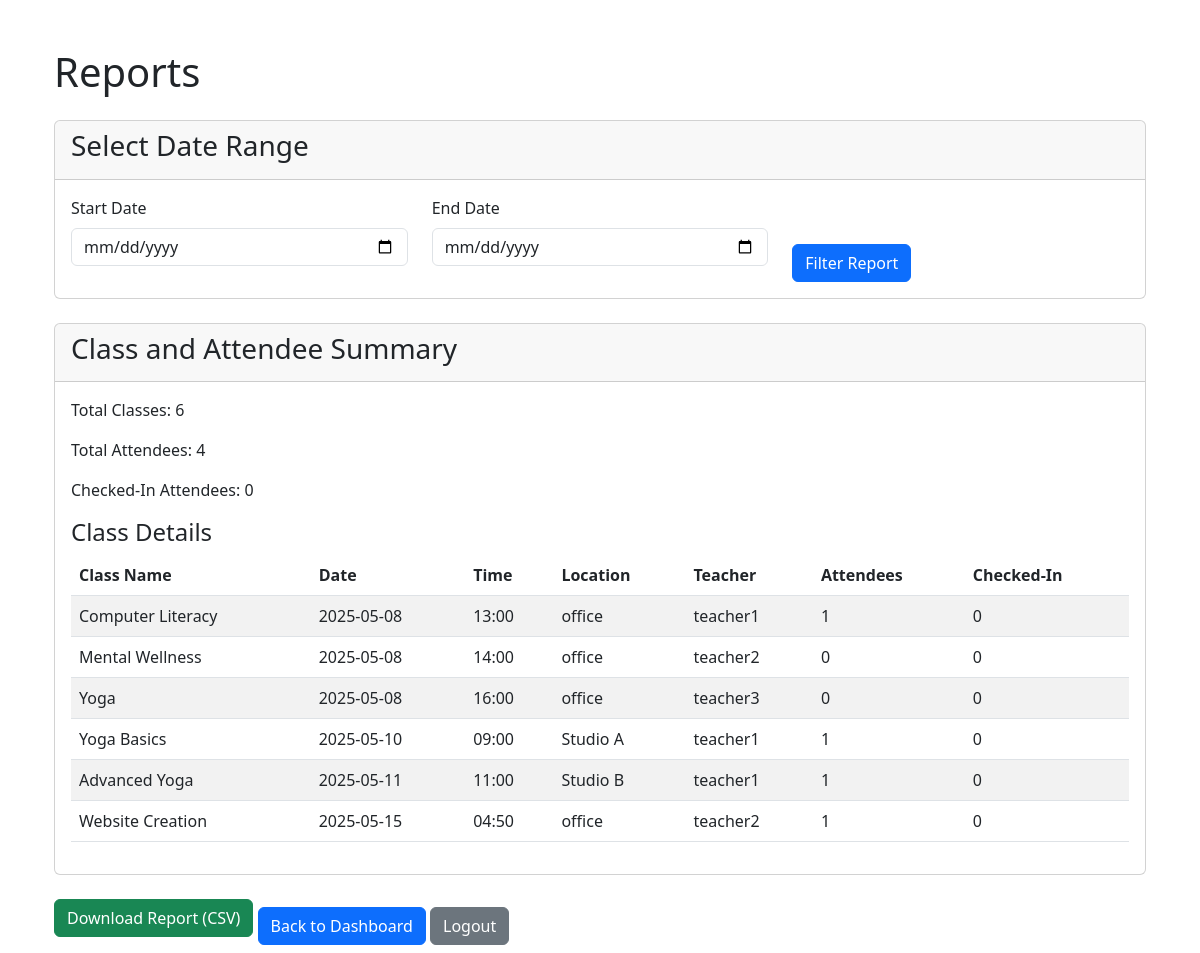
The app's page /admin/report (signed in), older data.
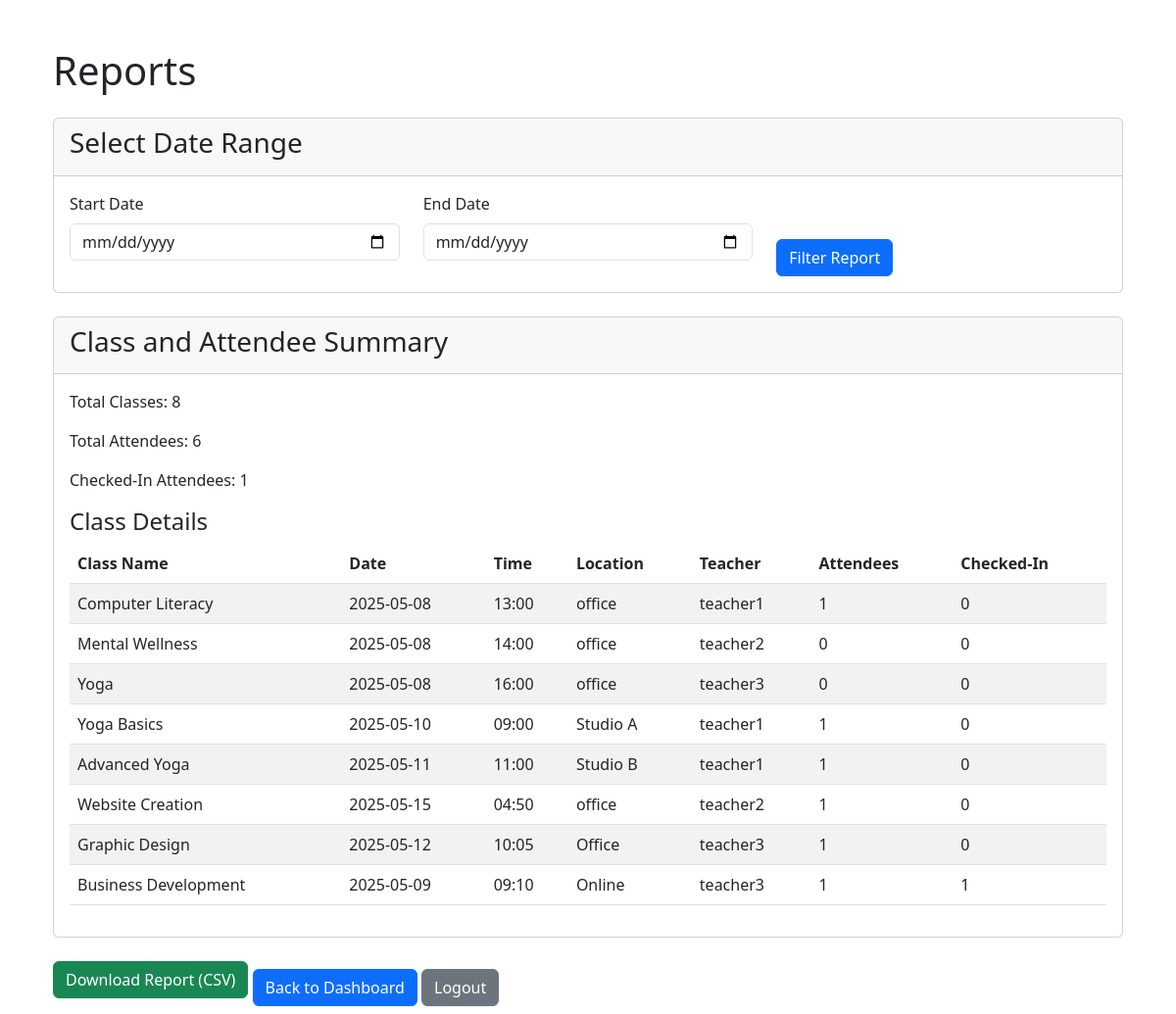
The same page, newer data.
### models.py (models this page shows, shortened)
class Class(db.Model):
    id = db.Column(db.Integer, primary_key=True)
    name = db.Column(db.String(100), nullable=False)
    date = db.Column(db.Date, nullable=False)
    time = db.Column(db.Time, nullable=False)
    teacher_id = db.Column(db.Integer, db.ForeignKey('user.id'), nullable=False)
    location = db.Column(db.String(100), nullable=False)
    attendees = db.relationship('Attendee', backref='class_ref', lazy=True, cascade="all, delete-orphan")

class User(db.Model, UserMixin):
    id = db.Column(db.Integer, primary_key=True)
    username = db.Column(db.String(80), unique=True, nullable=False)
    password_hash = db.Column(db.String(128), nullable=False)
    role = db.Column(db.String(20), nullable=False)  # admin, frontdesk, teacher
    classes = db.relationship('Class', backref='teacher', lazy=True)

### routes/admin.py (the view, shortened to what this page needs)
@bp.route('/admin/report', methods=['GET', 'POST'])
@login_required
def report():
    if current_user.role != 'admin':
        flash('Access denied: Admins only.', 'danger')
        return redirect(url_for('auth.login'))
    start_date = None
    end_date = None
    classes_query = Class.query
    classes = classes_query.all()
    total_classes = len(classes)
    total_attendees = sum(len(class_.attendees) for class_ in classes)
    checked_in_attendees = sum(len([a for a in class_.attendees if a.checked_in]) for class_ in classes)
    from flask import session
    session['report_start_date'] = start_date.strftime('%Y-%m-%d') if start_date else None
    session['report_end_date'] = end_date.strftime('%Y-%m-%d') if end_date else None
    return render_template('report.html',
                         classes=classes,
                         total_classes=total_classes,
                         total_attendees=total_attendees,
                         checked_in_attendees=checked_in_attendees,
                         start_date=start_date,
                         end_date=end_date)

### app.py (called while the page is built)
@login_manager.user_loader
def load_user(user_id):
    from models import User
    return User.query.get(int(user_id))

### templates/report.html (shortened to what this page needs)
{% extends 'base.html' %}
{% block content %}
<div class="container mt-5">
    <h1 class="mb-4">Reports</h1>
    <div class="card mb-4">
        <div class="card-header">
            <h3>Select Date Range</h3>
        </div>
        <div class="card-body">
            <form method="POST" action="{{ url_for('admin.report') }}">
                <div class="row">
                    <div class="col-md-4 mb-3">
                        <label for="start_date" class="form-label">Start Date</label>
                        <input type="date" class="form-control" id="start_date" name="start_date" value="{{ start_date.strftime('%Y-%m-%d') if start_date else '' }}">
                    </div>
                    <div class="col-md-4 mb-3">
                        <label for="end_date" class="form-label">End Date</label>
                        <input type="date" class="form-control" id="end_date" name="end_date" value="{{ end_date.strftime('%Y-%m-%d') if end_date else '' }}">
                    </div>
                    <div class="col-md-4 d-flex align-items-end">
                        <button type="submit" class="btn btn-primary">Filter Report</button>
                    </div>
                </div>
            </form>
        </div>
    </div>
    <div class="card mb-4">
        <div class="card-header">
            <h3>Class and Attendee Summary {% if start_date and end_date %} ({{ start_date.strftime('%Y-%m-%d') }} to {{ end_date.strftime('%Y-%m-%d') }}) {% endif %}</h3>
        </div>
        <div class="card-body">
            <p>Total Classes: {{ total_classes }}</p>
            <p>Total Attendees: {{ total_attendees }}</p>
            <p>Checked-In Attendees: {{ checked_in_attendees }}</p>
            {% if classes %}
                <h4>Class Details</h4>
                <table class="table table-striped">
                    <thead>
                        <tr>
                            <th>Class Name</th>
                            <th>Date</th>
                            <th>Time</th>
                            <th>Location</th>
                            <th>Teacher</th>
                            <th>Attendees</th>
                            <th>Checked-In</th>
                        </tr>
                    </thead>
                    <tbody>
                        {% for class_ in classes %}
                            <tr>
                                <td>{{ class_.name }}</td>
                                <td>{{ class_.date.strftime('%Y-%m-%d') }}</td>
                                <td>{{ class_.time.strftime('%H:%M') }}</td>
                                <td>{{ class_.location }}</td>
                                <td>{{ class_.teacher.username }}</td>
                                <td>{{ class_.attendees | length }}</td>
                                <td>{{ class_.attendees | selectattr('checked_in') | list | length }}</td>
                            </tr>
                        {% endfor %}
                    </tbody>
                </table>
            {% else %}
                <p>No classes available for the selected date range.</p>
            {% endif %}
        </div>
    </div>
    <a href="{{ url_for('admin.download_report') }}" class="btn btn-success mb-3">Download Report (CSV)</a>
    <a href="{{ url_for('admin.dashboard') }}" class="btn btn-primary">Back to Dashboard</a>
    <a href="{{ url_for('auth.logout') }}" class="btn btn-secondary">Logout</a>
</div>
{% endblock %}

Row changes from the older to the newer data that the page shows:
added Class: name "Graphic Design", date "2025-05-12", time "10:05", location "Office", teacher.username "teacher3", attendees|length "1", attendees|selectattr "0"
added Class: name "Business Development", date "2025-05-09", time "09:10", location "Online", teacher.username "teacher3", attendees|length "1", attendees|selectattr "1"
Text that changed along with them:
{{ total_classes }}: "6" → "8"
{{ total_attendees }}: "4" → "6"
{{ checked_in_attendees }}: "0" → "1"
